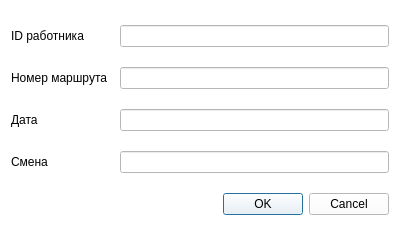
<?xml version="1.0" encoding="UTF-8"?>
<ui version="4.0">
 <class>edit_flight</class>
 <widget class="QWidget" name="edit_flight">
  <property name="geometry">
   <rect>
    <x>0</x>
    <y>0</y>
    <width>400</width>
    <height>234</height>
   </rect>
  </property>
  <property name="windowTitle">
   <string>Изменение выезда</string>
  </property>
  <property name="styleSheet">
   <string notr="true">background-color: rgb(255, 255, 255);</string>
  </property>
  <layout class="QFormLayout" name="formLayout">
   <property name="horizontalSpacing">
    <number>12</number>
   </property>
   <property name="verticalSpacing">
    <number>20</number>
   </property>
   <property name="topMargin">
    <number>25</number>
   </property>
   <item row="0" column="0">
    <widget class="QLabel" name="label_id">
     <property name="text">
      <string>ID работника</string>
     </property>
    </widget>
   </item>
   <item row="0" column="1">
    <widget class="QLineEdit" name="id"/>
   </item>
   <item row="1" column="0">
    <widget class="QLabel" name="label_number">
     <property name="text">
      <string>Номер маршрута</string>
     </property>
    </widget>
   </item>
   <item row="1" column="1">
    <widget class="QLineEdit" name="number"/>
   </item>
   <item row="2" column="0">
    <widget class="QLabel" name="label_date">
     <property name="text">
      <string>Дата</string>
     </property>
    </widget>
   </item>
   <item row="2" column="1">
    <widget class="QLineEdit" name="date"/>
   </item>
   <item row="3" column="0">
    <widget class="QLabel" name="label_shift">
     <property name="text">
      <string>Смена</string>
     </property>
    </widget>
   </item>
   <item row="3" column="1">
    <widget class="QLineEdit" name="shift"/>
   </item>
   <item row="4" column="1">
    <widget class="QDialogButtonBox" name="control">
     <property name="standardButtons">
      <set>QDialogButtonBox::Cancel|QDialogButtonBox::Ok</set>
     </property>
    </widget>
   </item>
  </layout>
 </widget>
 <resources/>
 <connections/>
</ui>
